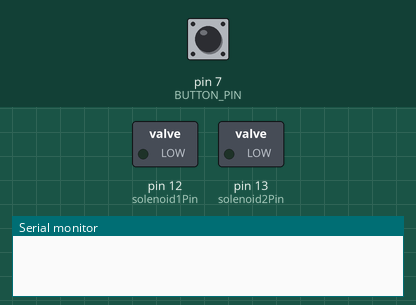
Simulated run of this sketch. Board: Arduino Uno, built with avr-gcc and run on an emulated ATmega328P. Parts: switched loads named in the sketch (green lamp = pin HIGH), the last lines printed to the serial monitor. The test bench sets the inputs (shaded band); at power-on: pin 7 (BUTTON_PIN) HIGH.

Above: at 1.2 s.
1.3 s: pin 7 (BUTTON_PIN) pulled LOW for 0.15 s
At 2.1 s:
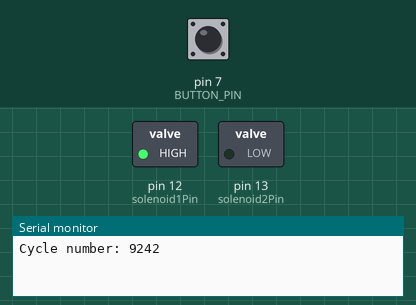
At 3.6 s:
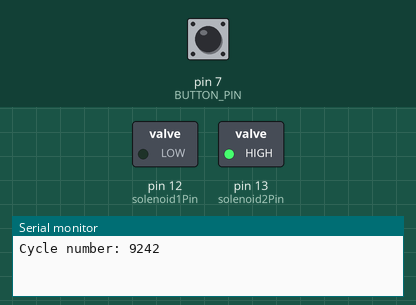
Timing chart, 0 to 10.4 s (numbered marks = the images above; inputs shaded):
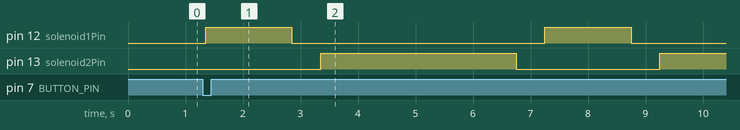

The sketch:

cycle_testing_v1.ino
```cpp
// v1 has the capability to control when to start the cycle testing by pressing the start button.
// However, if you want to stop, you will need to press the reset button. This does not continue recording after reset.

#include <avr/interrupt.h>
#include <avr/sleep.h>
#include <ezButton.h>

int solenoid1Pin = 12;//This is the output pin on the Arduino
int solenoid2Pin = 13;//This is the output pin on the Arduino
int cycles = 10000;
int i = 9242 ;
const int BUTTON_PIN = 7; // the number of the pushbutton pin
ezButton button(BUTTON_PIN);
int cycleState = LOW;   // the current state of LED

void setup()
{
  Serial.begin(9600);
  pinMode(solenoid1Pin, OUTPUT);          //Sets that pin as an output
  pinMode(solenoid2Pin, OUTPUT);
  button.setDebounceTime(50); // set debounce time to 50 milliseconds
}

void loop()
{
  button.loop(); // MUST call the loop() function first

  if(button.isPressed()) {
//    Serial.println("The button is pressed");
    // toggle state of LED
    cycleState = !cycleState;
  }
  if (cycleState){
//    Serial.println("Execute cycle");
    execution();
    i++;
  }
  if (i > cycles){
//    Serial.println("Cycle testing ended");
    stop();
  }
}

void execution(){
  Serial.print("Cycle number: ");
  Serial.println(i);
  digitalWrite(solenoid1Pin, LOW);
  digitalWrite(solenoid2Pin, LOW);
  open_latch();
  close_latch();
}
void open_latch(){
//  Serial.println("Open latch");
  digitalWrite(solenoid1Pin, HIGH);
  delay(1500);
//  Serial.println("Retract trigger push");
  digitalWrite(solenoid1Pin, LOW);
  delay(500);
}

void close_latch(){
//  Serial.println("Close latch");

//  Serial.println("Bolt push");
  digitalWrite(solenoid2Pin, HIGH);
  delay(3400);

//  Serial.println("Retract latch push");
  digitalWrite(solenoid2Pin, LOW);
  delay(500);
}
void stop()
{
  set_sleep_mode(SLEEP_MODE_PWR_DOWN);
  cli();  // Disable interrupts
  sleep_mode();
}
```

Measured:
- after the input at 1.3 s, pin 12 (solenoid1Pin): alternates HIGH for 1.5 s and LOW for 4.4 s, starting after 0.05 s; pin 13 (solenoid2Pin): LOW → HIGH after 2.1 s, → LOW 3.4 s later, → HIGH 2.5 s later
